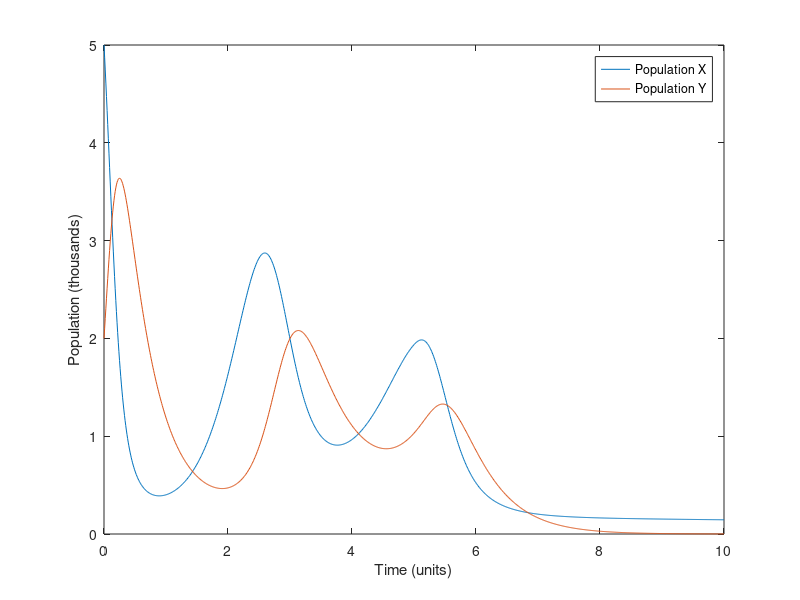

MATLAB code to generate this figure:
%Problem 2: Improved Population of Two Species Under Competition
%Benjamin Asdell, UID: 005114992
%Computes and plots two population sizes over time, including the effect
%from other factors on population X

clc;
%Initializing given constants
a = 3; b = 2; gamma = 2; p = 1.5; epsilon = 0.3; delta = 0.2; sigma = -0.4;
%Initializing time constants for calculation
t_i = 0; t_f = 10; delta_t = 0.01;
t_l = 5; %beginning time instant for effect on X
t_steps = ceil(t_f/delta_t);
t = linspace(t_i, t_f, t_steps);
%Initializing population values
x = zeros(1,t_steps);
y = zeros(1,t_steps);
x(1) = 5;
y(1) = 2;
%Discretized Lotka-Volterra calculation
for k = 2: t_steps/2
    x(k) = x(k-1) + delta_t*x(k-1)*(a - epsilon*x(k-1) - b*y(k-1));
    y(k) = y(k-1) + delta_t*y(k-1)*(-gamma + p*x(k-1) - delta*y(k-1));
end
%Effect on X happens after 5 time units, or half the total duration
for k = t_steps/2:t_steps
    x(k) = x(k-1) + delta_t*x(k-1)*(a*exp(-((k*delta_t - t_l)^2)/(2*sigma^2)) - epsilon*x(k-1) - b*y(k-1));
    y(k) = y(k-1) + delta_t*y(k-1)*(-gamma + p*x(k-1) - delta*y(k-1));
end
%Plotting functions
plot(t, x);
xlabel('Time (units)');
ylabel('Population (thousands)');
hold on
plot(t, y);
legend('Population X', 'Population Y');
hold off
saveas(gcf, 'hw3_005114992_p2.png');
%output to command window
fprintf('The final X population is: %3.5f (thousands) \n', x(t_steps));
fprintf('The final Y population is: %3.5f (thousands)', y(t_steps));